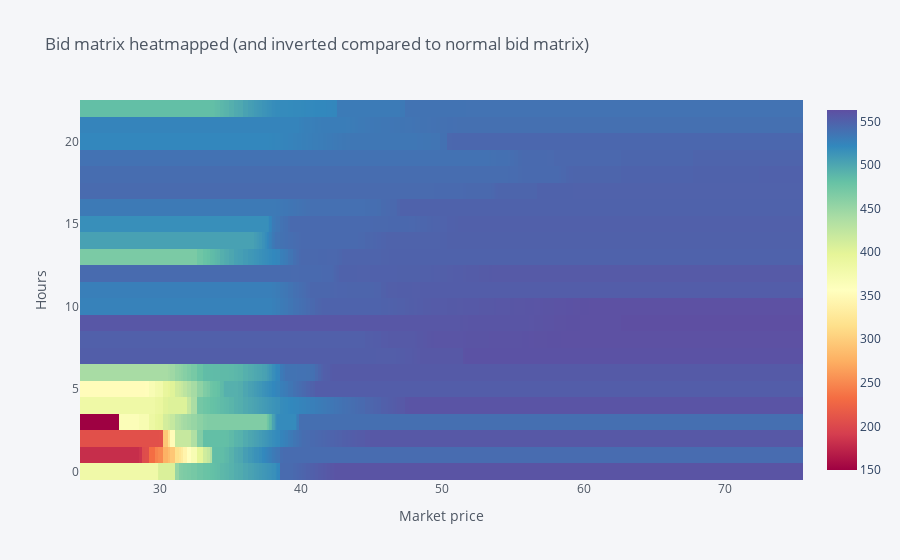

Notebook code cell kept with this figure:
### Markdown cell above
When we are satisfied with a data structure that fulfill our needs, we can either print it or plot it to review it

### Code cell
# Plotting bid matrices with different properties
bid_matrix.iplot(kind='heatmap', colorscale='spectral',title="Bid matrix heatmapped (and inverted compared to normal bid matrix)",xaxis_title ="Market price", yaxis_title="Hours")

### Figure 1 — Plotly figure (JSON) as saved in the notebook; plotly's stock layout.template omitted (floating-point values rounded to 4 significant figures; data arrays with more than 128 entries replaced by an {"elided": "..."} marker saying what was removed)
{"data": [{"colorscale": [[0, "rgb(158,1,66)"], [0.1, "rgb(213,62,79)"], [0.2, "rgb(244,109,67)"], [0.3, "rgb(253,174,97)"], [0.4, "rgb(254,224,139)"], [0.5, "rgb(255,255,191)"], [0.6, "rgb(230,245,152)"], [0.7, "rgb(171,221,164)"], [0.8, "rgb(102,194,165)"], [0.9, "rgb(50,136,189)"], [1, "rgb(94,79,162)"]], "type": "heatmap", "x": {"elided": "230 float values"}, "y": [0, 1, 2, 3, 4, 5, 6, 7, 8, 9, 10, 11, 12, 13, 14, 15, 16, 17, 18, 19, 20, 21, 22], "z": {"elided": "23x230 float values"}, "zmax": 563.0, "zmin": 149.9}], "layout": {"autosize": true, "legend": {"bgcolor": "#F5F6F9", "font": {"color": "#4D5663"}}, "paper_bgcolor": "#F5F6F9", "plot_bgcolor": "#F5F6F9", "title": {"font": {"color": "#4D5663"}, "text": "Bid matrix heatmapped (and inverted compared to normal bid matrix)"}, "xaxis": {"autorange": true, "gridcolor": "#E1E5ED", "range": [24.37, 75.52], "showgrid": true, "tickfont": {"color": "#4D5663"}, "title": {"font": {"color": "#4D5663"}, "text": "Market price"}, "type": "linear", "zerolinecolor": "#E1E5ED"}, "yaxis": {"autorange": true, "gridcolor": "#E1E5ED", "range": [-0.5, 22.5], "showgrid": true, "tickfont": {"color": "#4D5663"}, "title": {"font": {"color": "#4D5663"}, "text": "Hours"}, "type": "linear", "zerolinecolor": "#E1E5ED"}}}
